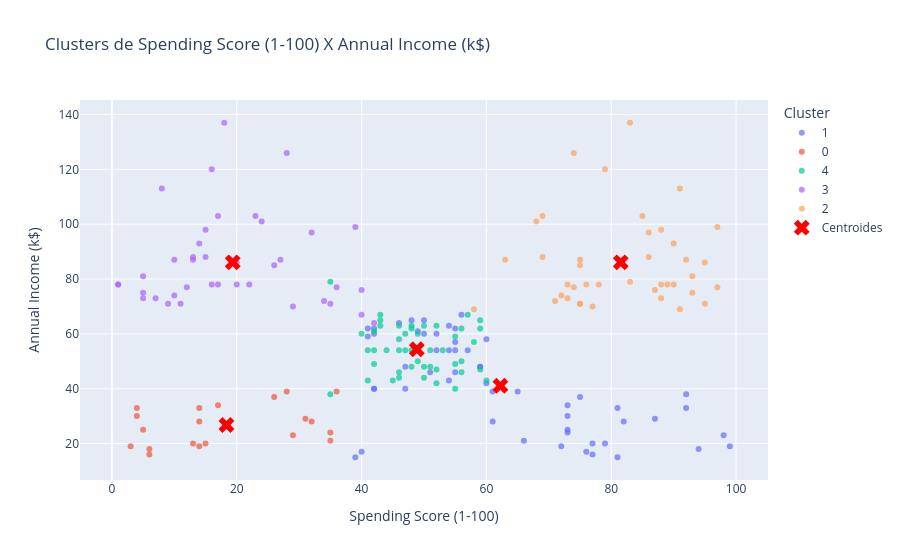

The cell this chart's notebook holds for it:
### Markdown cell above
No gráfico 'Age' × 'Annual Income (k$)', observa-se que a idade, isoladamente, não é suficiente para separar claramente os clientes, embora seja possível identificar diferenças entre os grupos. Há clusters compostos predominantemente por clientes jovens, enquanto outros concentram clientes de maior idade, evidenciando que a faixa etária contribui para a segmentação quando analisada em conjunto com a renda.

### Code cell
base_clusters = pd.DataFrame({
    'Spending Score (1-100)': df['Spending Score (1-100)'],
    'Annual Income (k$)': df['Annual Income (k$)'],
    'cluster': labels.astype(str)
})

fig = px.scatter(base_clusters, x='Spending Score (1-100)', y='Annual Income (k$)', color='cluster',
                color_continuous_scale='viridis', opacity=0.7,
                title='Clusters de Spending Score (1-100) X Annual Income (k$)')

fig.add_scatter(x=centroides_originais[:, 2], y=centroides_originais[:, 1],
                mode='markers', marker=dict(color='red', symbol='x', size=14),
                name='Centroides')


fig.update_layout(xaxis_title='Spending Score (1-100)', yaxis_title='Annual Income (k$)',
                legend_title='Cluster')
fig.show()

### Figure 1 — Plotly figure (JSON) as saved in the notebook; plotly's stock layout.template omitted (floating-point values rounded to 4 significant figures)
{"data": [{"hovertemplate": "cluster=1<br>Spending Score (1-100)=%{x}<br>Annual Income (k$)=%{y}<extra></extra>", "legendgroup": "1", "marker": {"color": "#636efa", "opacity": 0.7, "symbol": "circle"}, "mode": "markers", "name": "1", "orientation": "v", "showlegend": true, "type": "scatter", "x": [39, 81, 77, 40, 76, 94, 72, 99, 77, 79, 66, 98, 73, 73, 82, 61, 87, 73, 92, 81, 73, 75, 92, 61, 65, 47, 42, 42, 60, 54, 51, 55, 59, 59, 47, 54, 52, 55, 57, 55, 60, 41, 42, 52, 50, 49, 41, 55, 42, 54, 46, 48, 50, 56], "xaxis": "x", "y": [15, 15, 16, 17, 17, 18, 19, 19, 20, 20, 21, 23, 24, 25, 28, 28, 29, 30, 33, 33, 34, 37, 38, 39, 39, 40, 40, 40, 42, 43, 46, 46, 48, 48, 48, 54, 54, 54, 54, 57, 58, 59, 60, 60, 60, 61, 62, 62, 62, 63, 64, 65, 65, 67], "yaxis": "y"}, {"hovertemplate": "cluster=0<br>Spending Score (1-100)=%{x}<br>Annual Income (k$)=%{y}<extra></extra>", "legendgroup": "0", "marker": {"color": "#EF553B", "opacity": 0.7, "symbol": "circle"}, "mode": "markers", "name": "0", "orientation": "v", "showlegend": true, "type": "scatter", "x": [6, 6, 3, 14, 15, 13, 35, 29, 35, 5, 14, 32, 31, 4, 4, 14, 17, 26, 36, 28], "xaxis": "x", "y": [16, 18, 19, 19, 20, 20, 21, 23, 24, 25, 28, 28, 29, 30, 33, 33, 34, 37, 39, 39], "yaxis": "y"}, {"hovertemplate": "cluster=4<br>Spending Score (1-100)=%{x}<br>Annual Income (k$)=%{y}<extra></extra>", "legendgroup": "4", "marker": {"color": "#00cc96", "opacity": 0.7, "symbol": "circle"}, "mode": "markers", "name": "4", "orientation": "v", "showlegend": true, "type": "scatter", "x": [35, 55, 52, 60, 45, 41, 50, 46, 46, 56, 52, 59, 51, 50, 48, 55, 42, 49, 56, 47, 53, 48, 42, 51, 41, 44, 46, 58, 46, 55, 49, 40, 47, 42, 48, 59, 56, 50, 46, 43, 48, 52, 43, 59, 43, 57, 35], "xaxis": "x", "y": [38, 40, 42, 43, 43, 43, 44, 44, 46, 46, 47, 47, 48, 48, 48, 49, 49, 50, 50, 54, 54, 54, 54, 54, 54, 54, 54, 57, 58, 59, 60, 60, 60, 61, 62, 62, 62, 63, 63, 63, 63, 63, 65, 65, 67, 67, 79], "yaxis": "y"}, {"hovertemplate": "cluster=3<br>Spending Score (1-100)=%{x}<br>Annual Income (k$)=%{y}<extra></extra>", "legendgroup": "3", "marker": {"color": "#ab63fa", "opacity": 0.7, "symbol": "circle"}, "mode": "markers", "name": "3", "orientation": "v", "showlegend": true, "type": "scatter", "x": [42, 40, 29, 35, 11, 9, 34, 5, 7, 10, 5, 40, 12, 36, 22, 17, 20, 16, 1, 1, 5, 26, 20, 27, 13, 10, 13, 15, 14, 32, 15, 39, 24, 17, 23, 8, 16, 28, 18], "xaxis": "x", "y": [64, 67, 70, 71, 71, 71, 72, 73, 73, 74, 75, 76, 77, 77, 78, 78, 78, 78, 78, 78, 81, 85, 86, 87, 87, 87, 88, 88, 93, 97, 98, 99, 101, 103, 103, 113, 120, 126, 137], "yaxis": "y"}, {"hovertemplate": "cluster=2<br>Spending Score (1-100)=%{x}<br>Annual Income (k$)=%{y}<extra></extra>", "legendgroup": "2", "marker": {"color": "#FFA15A", "opacity": 0.7, "symbol": "circle"}, "mode": "markers", "name": "2", "orientation": "v", "showlegend": true, "type": "scatter", "x": [58, 91, 77, 95, 75, 75, 71, 88, 73, 72, 93, 87, 97, 74, 90, 88, 76, 89, 78, 73, 83, 93, 75, 95, 63, 75, 92, 86, 69, 90, 86, 88, 97, 68, 85, 69, 91, 79, 74, 83], "xaxis": "x", "y": [69, 69, 70, 71, 71, 71, 72, 73, 73, 74, 75, 76, 77, 77, 78, 78, 78, 78, 78, 78, 79, 81, 85, 86, 87, 87, 87, 88, 88, 93, 97, 98, 99, 101, 103, 103, 113, 120, 126, 137], "yaxis": "y"}, {"marker": {"color": "red", "size": 14, "symbol": "x"}, "mode": "markers", "name": "Centroides", "type": "scatter", "x": [18.35, 62.24, 81.53, 19.36, 48.85], "y": [26.75, 41.09, 86.1, 86.1, 54.38]}], "layout": {"legend": {"title": {"text": "Cluster"}, "tracegroupgap": 0}, "title": {"text": "Clusters de Spending Score (1-100) X Annual Income (k$)"}, "xaxis": {"anchor": "y", "domain": [0, 1], "title": {"text": "Spending Score (1-100)"}}, "yaxis": {"anchor": "x", "domain": [0, 1], "title": {"text": "Annual Income (k$)"}}}}
